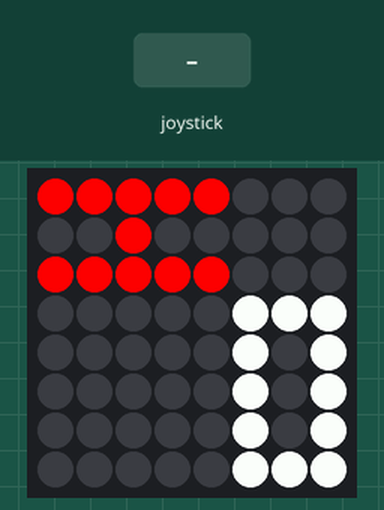
This program was run on a simulated Raspberry Pi (BCM pin numbers) with a Sense HAT. Shown: the Sense HAT's 8×8 RGB LED matrix. Inputs (shaded band) come from the test bench. Threads take turns every 2 ms.

Above: at 1.2 s.
1.3 s: joystick pushed up
At 1.7 s:
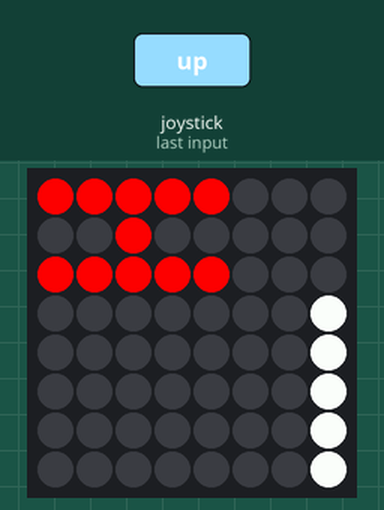
2.8 s: joystick clicked
At 3.9 s:
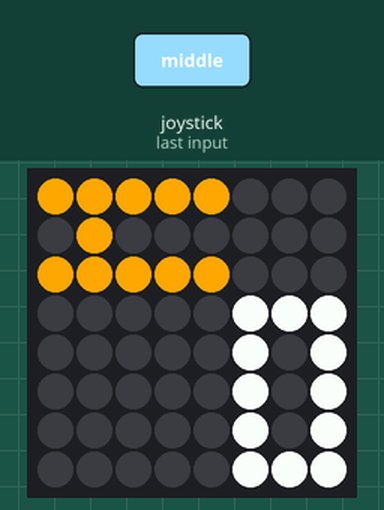
4.3 s: joystick pushed up
At 5.2 s:
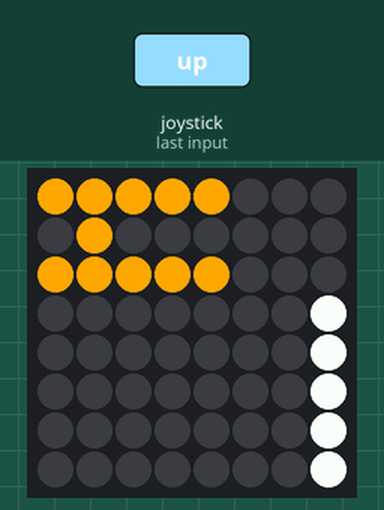
5.8 s: joystick clicked
At 6.2 s:
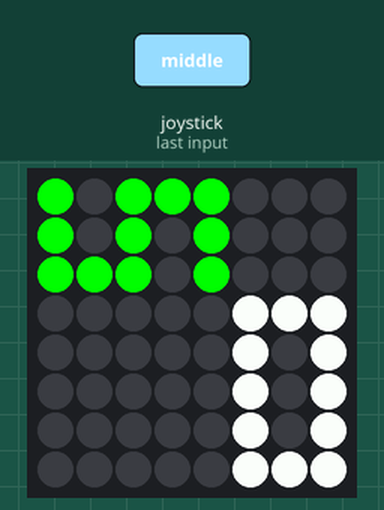
7.3 s: joystick clicked
At 8.1 s:
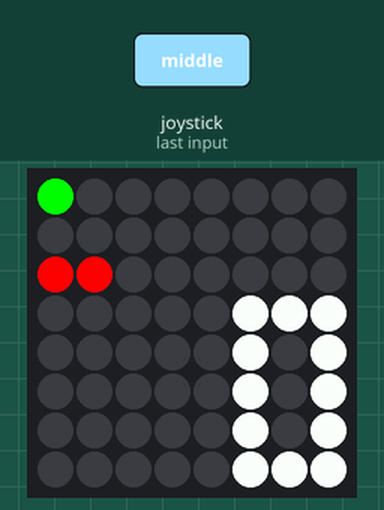
9.8 s: joystick clicked
At 11.7 s:
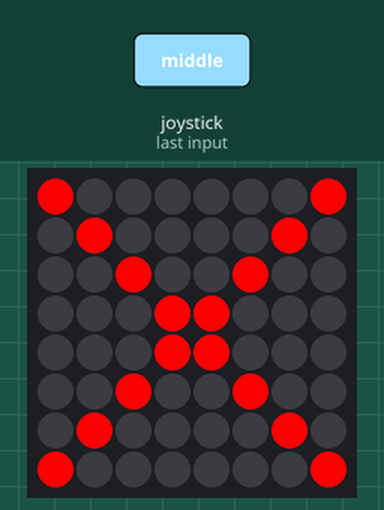
Timing chart, 0 to 12.8 s (numbered marks = the images above; inputs shaded):
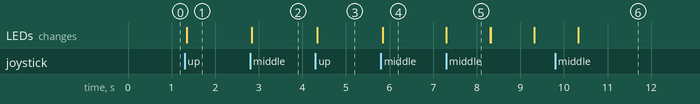

The program:

countdown_timer_final.py
```python
from sense_hat import SenseHat
from time import sleep
from threading import Thread

sense = SenseHat()
sense.clear()

color = (255,255,255)

DIGIT = [1,1,1,1,0,1,1,0,1,1,0,1,1,1,1, #0
         0,0,1,0,0,1,0,0,1,0,0,1,0,0,1, #1
         1,1,1,0,0,1,1,1,1,1,0,0,1,1,1, #2
         1,1,1,0,0,1,1,1,1,0,0,1,1,1,1, #3
         1,0,1,1,0,1,1,1,1,0,0,1,0,0,1, #4
         1,1,1,1,0,0,1,1,1,0,0,1,1,1,1, #5
         1,1,1,1,0,0,1,1,1,1,0,1,1,1,1, #6
         1,1,1,0,0,1,0,0,1,0,0,1,0,0,1, #7
         1,1,1,1,0,1,1,1,1,1,0,1,1,1,1, #8
         1,1,1,1,0,1,1,1,1,0,0,1,1,1,1] #9

time = 0
final_stop = False

while not final_stop:
    def show_pixels(numbers):
      for y in range(1,9):
          for x in range(0,8):
              pixel = numbers[((y-1)*8)+x]
              if pixel > 1:
                  if pixel == 2:
                      sense.set_pixel(x, y-1, 0, 255, 0)
                  elif pixel == 3:
                      sense.set_pixel(x, y-1, 255, 165, 0)
                  elif pixel == 4:
                      sense.set_pixel(x, y-1, 255, 0, 0)
              else:
                  sense.set_pixel(x, y-1, pixel*color[0], pixel*color[1], pixel*color[2])

    def get_digit(num):
        if num == 60:
          return (0,0)
        first_digit = int(num / 10)
        second_digit = num-(int(num/10)*10)
        return (first_digit, second_digit)

    input = 0

    def show_numbers(num):
        digit = get_digit(num)

        numbers = []
        for j in range(0,5):
            temp = []
            if digit[0] != 0:
                temp_digit_first = DIGIT[15*digit[0] + (j*3) : 15*digit[0] + (j*3) +3]
            else:
                temp_digit_first = [0] * 3
            temp_digit_second = DIGIT[15*digit[1] + (j*3) : 15*digit[1] + (j*3) +3]
            temp = temp + [0] + temp_digit_first + [0] + temp_digit_second
            numbers += temp

        emp = [0]*24
        if input != 0:
            if input == 1:
                emp = [4]*5+[0]*5+[4]+[0]*5+[4]*5+[0]*3
            elif input == 2:
                emp = [3]*5+[0]*4+[3]+[0]*6+[3]*5+[0]*3
            elif input == 3:
                emp = [2]+[0]+[2]*3+[0]*3+[2,0]*3+[0]*2+[2]*3+[0]+[2]+[0]*3

        pixels = emp + numbers
        show_pixels(pixels)

    def gen_dotTimerPixel(time):
        if time <= 60:
          return [0]*24

        half_hour = int(time / 1800)
        time = time % 1800

        five_mins = int(time / 300)
        time = time % 300

        mins = int(time / 60)

        pi_mins = [2]*mins + [0]*(8-mins)
        pi_five_mins = [3]*five_mins + [0]*(8-five_mins)
        pi_half_hour = [4]*half_hour + [0]*(8-half_hour)
        return pi_mins + pi_five_mins + pi_half_hour

    hr_sel = 0
    input = 1
    show_numbers(hr_sel)

    c = True
    while(c):
        for event in sense.stick.get_events():
            if event.action == "pressed":
                if event.direction == "up":
                    if hr_sel < 4:
                        hr_sel += 1
                    elif hr_sel == 4:
                        hr_sel = 0
                elif event.direction == "down":
                    if hr_sel > 0:
                        hr_sel -= 1
                    elif hr_sel == 0:
                        hr_sel = 4
                elif event.direction == "middle":
                    c = False
                    break
            show_numbers(hr_sel)

    c = True
    min_sel = 0
    if hr_sel == 4:
        c = False
    else:
        input = 2
        show_numbers(min_sel)

    while(c):
        for event in sense.stick.get_events():
            if event.action == "pressed":
                if event.direction == "up":
                    if min_sel < 59:
                        min_sel += 1
                    elif min_sel == 59:
                        min_sel = 0
                elif event.direction == "down":
                    if min_sel > 0:
                        min_sel -= 1
                    elif min_sel == 0:
                        min_sel = 59
                elif event.direction == "middle":
                    c = False
                    break
            show_numbers(min_sel)

    c = True
    sec_sel = 0
    if hr_sel == 4:
        c = False
    else:
        input = 3
        show_numbers(sec_sel)

    while(c):
        for event in sense.stick.get_events():
            if event.action == "pressed":
                if event.direction == "up":
                    if sec_sel < 59:
                        sec_sel += 1
                    elif sec_sel == 59:
                        sec_sel = 0
                elif event.direction == "down":
                    if sec_sel > 0:
                        sec_sel -= 1
                    elif sec_sel == 0:
                        sec_sel = 59
                elif event.direction == "middle":
                    c = False
                    break
            show_numbers(sec_sel)

    time = (hr_sel*3600) + (min_sel*60) + sec_sel
    input = 0

    def check_stop():
        global time
        while (time > 0):
            for event in sense.stick.get_events():
                if event.action == "pressed":
                    if event.direction == "middle":
                        time = -1
            sleep(1)

    t1 = Thread(target = check_stop)
    t1.start()

    sec = 0
    while(time > 0):
        if time % 60 == 0:
          sec += 60
        else:
          sec = time % 60

        dotTimerPixel = gen_dotTimerPixel(time)

        digit = get_digit(sec)

        numbers = []
        for j in range(0,5):
            temp = []
            if digit[0] != 0:
                temp_digit_first = DIGIT[15*digit[0] + (j*3) : 15*digit[0] + (j*3) +3]
            else:
                temp_digit_first = [0] * 3
            temp_digit_second = DIGIT[15*digit[1] + (j*3) : 15*digit[1] + (j*3) +3]
            temp = temp + [0] + temp_digit_first + [0] + temp_digit_second
            numbers += temp

        sec -= 1
        time -= 1

        pixels = dotTimerPixel + numbers
        show_pixels(pixels)
        sleep(1)

    if time == 0:
        smile = [0]*8 + ([0,1,1,0]*4) + [0]*8 + ([0,1,1,0]*2) + [0] + [1]*6 + [0]*3 + [1]*4 + [0]*10
        show_pixels(smile)
    elif time == -1:
        stop = [4,0,0,0,0,0,0,4,
                0,4,0,0,0,0,4,0,
                0,0,4,0,0,4,0,0,
                0,0,0,4,4,0,0,0,
                0,0,0,4,4,0,0,0,
                0,0,4,0,0,4,0,0,
                0,4,0,0,0,0,4,0,
                4,0,0,0,0,0,0,4,]
        show_pixels(stop)

    wait = True
    while(wait):
        for event in sense.stick.get_events():
            if event.action == "pressed":
                if event.direction == "middle":
                    wait = False
                elif event.direction == "down":
                    wait = False
                    final_stop = True

sense.clear()
```

Measured:
- after the input at 1.3 s, the LEDs: change at once (image 1)
- after the input at 2.8 s, the LEDs: change at once (image 2)
- after the input at 4.3 s, the LEDs: change at once (image 3)
- after the input at 5.8 s, the LEDs: change at once (image 4)
- after the input at 7.3 s, the LEDs: first change at once (image 5 shows a later state)
- after the input at 9.8 s, the LEDs: first differ from a run without the input after 0.53 s (image 6)
